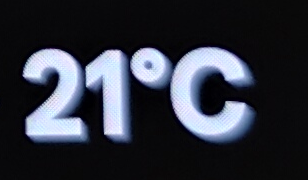
#> input picture test_data/test1.png, 308 x 180 px
$ python ocr.py --input ../test_data/test1.png
#> lines starting #> are read from the running program, lines starting #| are printed output that depends on the picture; after the words box and inside, x2 and y2 are one past the last pixel; in counts of white or black regions, pixels touching at a corner belong together
#> further down, img is the input picture: shape (180, 308, 3); mean B, G, R 61.3, 51.3, 48
import subprocess
import pytesseract
import cv2
import numpy as np
import argparse


def ssocr_7seg(cv2_img, num_of_digits=-1):
    success, encoded_image = cv2.imencode('.png', cv2_img)
    if not success:
        return "Error: failed to encode image"

    byte_data = encoded_image.tobytes()

    # -C, --omit-decimal-point omit decimal points from output
    # -f, --foreground=COLOR   set foreground color (black or white)
    # -b, --background=COLOR   set background color (black or white)
    cli_command = ["ssocr", "-d", f"{num_of_digits}", "-f", "white", "-b", "black", "-"]

    try:
        process = subprocess.Popen(
            cli_command,
            stdin = subprocess.PIPE,
            stdout = subprocess.PIPE,
            stderr = subprocess.PIPE
        )

        stdout_data, stderr_data = process.communicate(input=byte_data)

        if process.returncode != 0:
            return f"SSOCR Error({process.returncode}): {stderr_data.decode().strip()}"

        return stdout_data.decode().strip()
    except subprocess.CalledProcessError as e:
        return f'Error: {e.output.decode()}'


def tesseract_7seg(cv2_img):
    custom_config = r'--oem 3 --psm 7 -c tessedit_char_whitelist=0123456789.'
    text = pytesseract.image_to_string(cv2_img, config=custom_config)
    return text

''' 當 morph_open 為 True 時，先侵蝕後擴張，否則是 先擴張後侵蝕。'''
def morphology(image, morph_open=False, iterations=2):
    kernel = np.ones((3, 3), np.uint8)
    op = cv2.MORPH_OPEN if morph_open else cv2.MORPH_CLOSE
    processed_img = cv2.morphologyEx(image, op, kernel, iterations=iterations)
    return processed_img

''' 擴張 '''
def dilate(image, iterations=1):
    kernel = np.ones((3, 3), np.uint8)
    return cv2.dilate(image, kernel, iterations=iterations)

''' 侵蝕 '''
def erode(image, iterations=1):
    kernel = np.ones((3, 3), np.uint8)
    return cv2.erode(image, kernel, iterations=iterations)


def preprocess(image, using_clahe=True, using_blur=False, binarization=True):
#> called with using_clahe = True, using_blur = False, binarization = True
    gray = cv2.cvtColor(image, cv2.COLOR_BGR2GRAY)
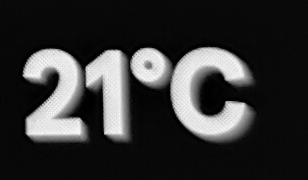
#> gray: shape (180, 308); min 0, max 251, mean 51.4
    #gray = cv2.convertScaleAbs(gray, alpha=1.2, beta=10)

    if using_clahe:
        clahe = cv2.createCLAHE(clipLimit=3.0, tileGridSize=(8, 8))
        contrast_enhanced = clahe.apply(gray)
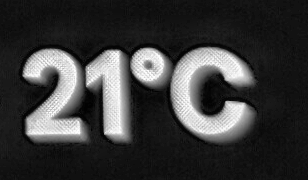
#> contrast_enhanced: shape (180, 308); min 1, max 255, mean 57.9
    else:
        contrast_enhanced = cv2.equalizeHist(gray)

    if using_blur:
        blurred = cv2.GaussianBlur(contrast_enhanced, (5, 5), 0)
    else:
        blurred = contrast_enhanced

    if binarization:
        _, thresh = cv2.threshold(blurred, 0, 255, cv2.THRESH_BINARY + cv2.THRESH_OTSU)
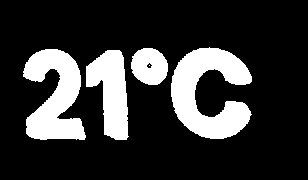
#> thresh: shape (180, 308); 20.5% white; 5 white regions (1 under 20 px), largest, box (x1, y1, x2, y2) and area: (171, 47, 252, 139) 4339, (23, 49, 86, 140) 3538, (86, 50, 129, 140) 2431, (131, 48, 168, 85) 1063
    else:
        thresh = blurred

    return thresh


if __name__ == "__main__":
    parser = argparse.ArgumentParser("7-Segments OCR")
    parser.add_argument("-i", "--input", help="filename")
    parser.add_argument("--mode", help="Specified the OCR engine", type=str, choices=['ssocr', 'tesseract'], default='ssocr')
    args = parser.parse_args()

    if type(args.input).__name__ != 'NoneType':
        img = cv2.imread(args.input)
        processed_img = preprocess(img, using_clahe=True, using_blur=False, binarization=True)
        processed_img = morphology(processed_img, False)
#> in morphology, `processed_img = cv2.morphologyEx(image, op, kernel, iterations=iterati..`: processed_img: shape (180, 308); 20.6% white; 4 white regions, box (x1, y1, x2, y2) and area: (171, 47, 252, 139) 4342, (23, 49, 86, 140) 3557, (86, 50, 129, 140) 2448, (131, 48, 168, 85) 1081
        cv2.imshow("processed", processed_img)
        cv2.waitKey(0)
        cv2.destroyAllWindows()
        if args.mode == 'ssocr':
            print("----- SSOCR -----")
            result = ssocr_7seg(processed_img, 5)
#> in ssocr_7seg, `success, encoded_image = cv2.imencode('.png', cv2_img)`: encoded_image = 1619 values, max 255 at index 176, min 0 at index 8, mean 109.9
#> (the run stopped early here; a loop or call above may not have finished)
